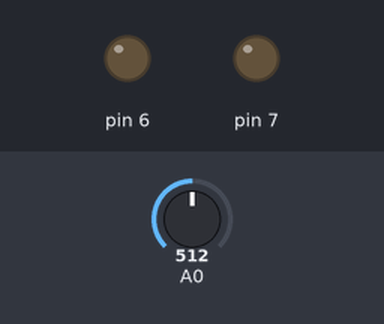
A sketch run on a simulated Arduino Uno, built with avr-gcc and run on an emulated ATmega328P. On the bench: output pins drawn as LEDs (lit = HIGH). The inputs (shaded band) are chosen by the test bench; at power-on: A0 = 512. The modem accepts every AT command (registered, SIM ready, sends succeed) and sends nothing else; what the sketch prints to the serial monitor is not drawn.

Above: at 7.2 s.
7.3 s: A0 set to 988
8.8 s: A0 set to 1016
At 9.3 s:
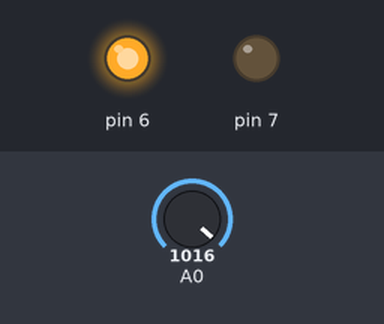
11.8 s: A0 set to 990
At 12.8 s:
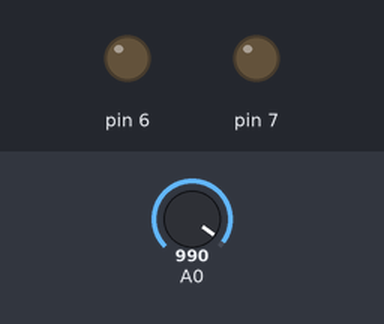
13.3 s: A0 set to 1010
At 14.0 s:
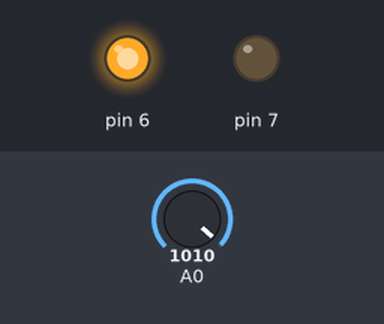
Timing chart, 0 to 15.8 s (numbered marks = the images above; inputs shaded):
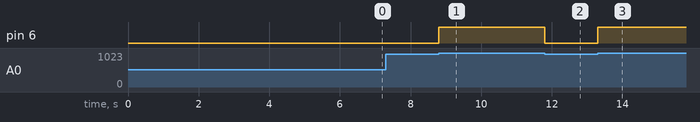

Measured:
- the behaviour switches between 1000 and 1001 on A0 (found by bisection; images 0 and 1)
- after the input at 7.3 s, every drawn part: stays the same
- after the input at 8.8 s, pin 6: LOW → HIGH at once
- after the input at 11.8 s, pin 6: HIGH → LOW at once
- after the input at 13.3 s, pin 6: LOW → HIGH at once

The sketch:

ysap.ino
```cpp
#include <SoftwareSerial.h>

#define DEBUG true

SoftwareSerial esp8266(2,3); // make TX Arduino line is pin 2, make RX Arduino line is pin 3.

boolean alreadyConnected = false;

// This means that you need to connect the TX line from the esp to the Arduino's pin 2
                             // and the RX line from the esp to the Arduino's pin 3
void setup()
{

  Serial.begin(115200);
  esp8266.begin(57600); // your esp's baud rate might be different

  pinMode(6,OUTPUT);
  digitalWrite(6,LOW);

  pinMode(7,OUTPUT);
  digitalWrite(7,LOW);

  sendData("AT+RST\r\n",2000,DEBUG); // reset module
  sendData("AT+CWMODE=2\r\n",1000,DEBUG); // configure as access point
  sendData("AT+CIFSR\r\n",1000,DEBUG); // get ip address
  sendData("AT+CIPMUX=1\r\n",1000,DEBUG); // configure for multiple connections
  sendData("AT+CIPSERVER=1,80\r\n",1000,DEBUG); // turn on server on port 80

}
boolean sensor=false;
boolean wifi=false;
int threshold=1000; //<-CHANGE BASED ON YOUR PREFERENCE
void loop()
{
  int sensorValue;
  sensorValue=analogRead(A0);
  if (sensorValue>threshold){
    sensor=true;
  }
  else{
    sensor=false;
  }
  if (sensor || wifi){
    digitalWrite(6,HIGH);
  }
  else{
    digitalWrite(6,LOW);
  }
  String inString = "";
  if(esp8266.available()) // check if the esp is sending a message
  {
   if (!alreadyConnected) {
      // clear out the input buffer:
    esp8266.flush();
    Serial.print("We have a new client");
    esp8266.print("Hello, client!");
    alreadyConnected = true;
  }

  if(esp8266.find("+IPD,"))
  {
     delay(10); // wait for the serial buffer to fill up (read all the serial data)

    int pinNumber = 0;
    String tempS = "";
    esp8266.find("pin="); // advance cursor to "pin="
    char temp = esp8266.read();
    tempS = temp;

    pinNumber = tempS.toInt();
    Serial.print(pinNumber);
    wifi=!wifi;

   }
 }

}


/*
* Name: sendData
* Description: Function used to send data to ESP8266.
* Params: command - the data/command to send; timeout - the time to wait for a response; debug - print to Serial window?(true = yes, false = no)
* Returns: The response from the esp8266 (if there is a reponse)
*/
String sendData(String command, const int timeout, boolean debug)
{
  String response = "";

    esp8266.print(command); // send the read character to the esp8266

    long int time = millis();

    while( (time+timeout) > millis())
    {
      while(esp8266.available())
      {

        // The esp has data so display its output to the serial window
        char c = esp8266.read(); // read the next character.
        response+=c;
      }
    }

    if(debug)
    {
      Serial.print(response);
    }

    return response;
  }
```
